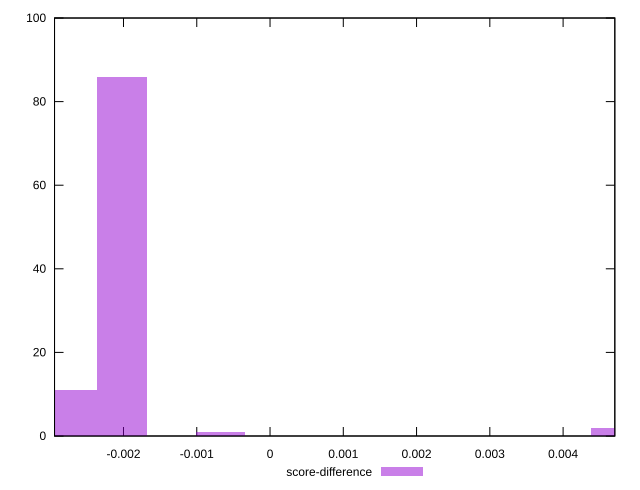

Recreate this plot in gnuplot.
reset

$scoreDifference <<EOF
-0.0020204974249309793 86
-0.002693996566574639 11
0.004714493991505618 2
-0.0006734991416436597 1
EOF

set key outside below
set boxwidth 0.0006734991416436597
set xrange [-0.002941176470588211:0.004705882352941171]
set yrange [0:100]
set trange [0:100]
set style fill transparent solid 0.5 noborder
set terminal svg size 640, 490 enhanced background rgb 'white'
set output "reprap/unused-javascript/samples/pages+cached+nointeractive/score-difference/histogram.svg"

plot $scoreDifference title "score-difference" with boxes

reset
